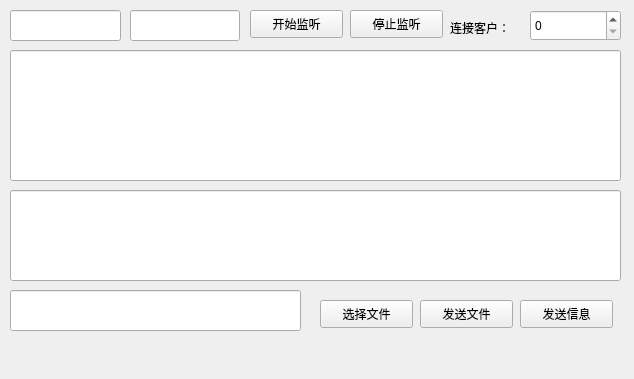
<?xml version="1.0" encoding="UTF-8"?>
<ui version="4.0">
 <class>Form11_Server</class>
 <widget class="QWidget" name="Form11_Server">
  <property name="geometry">
   <rect>
    <x>0</x>
    <y>0</y>
    <width>634</width>
    <height>379</height>
   </rect>
  </property>
  <property name="windowTitle">
   <string>QtWidgetsApplication</string>
  </property>
  <widget class="QWidget" name="centralWidget" native="true">
   <property name="geometry">
    <rect>
     <x>0</x>
     <y>0</y>
     <width>631</width>
     <height>341</height>
    </rect>
   </property>
   <widget class="QLineEdit" name="lineEdit">
    <property name="geometry">
     <rect>
      <x>10</x>
      <y>10</y>
      <width>111</width>
      <height>31</height>
     </rect>
    </property>
   </widget>
   <widget class="QLineEdit" name="lineEdit_2">
    <property name="geometry">
     <rect>
      <x>130</x>
      <y>10</y>
      <width>110</width>
      <height>31</height>
     </rect>
    </property>
   </widget>
   <widget class="QPushButton" name="pushButton">
    <property name="geometry">
     <rect>
      <x>250</x>
      <y>10</y>
      <width>93</width>
      <height>28</height>
     </rect>
    </property>
    <property name="text">
     <string>开始监听</string>
    </property>
   </widget>
   <widget class="QPushButton" name="pushButton_2">
    <property name="geometry">
     <rect>
      <x>350</x>
      <y>10</y>
      <width>93</width>
      <height>28</height>
     </rect>
    </property>
    <property name="text">
     <string>停止监听</string>
    </property>
   </widget>
   <widget class="QLabel" name="label">
    <property name="geometry">
     <rect>
      <x>450</x>
      <y>20</y>
      <width>72</width>
      <height>15</height>
     </rect>
    </property>
    <property name="text">
     <string>连接客户：</string>
    </property>
   </widget>
   <widget class="QSpinBox" name="spinBox">
    <property name="geometry">
     <rect>
      <x>530</x>
      <y>10</y>
      <width>91</width>
      <height>31</height>
     </rect>
    </property>
   </widget>
   <widget class="QLineEdit" name="lineEdit_3">
    <property name="geometry">
     <rect>
      <x>10</x>
      <y>50</y>
      <width>611</width>
      <height>131</height>
     </rect>
    </property>
   </widget>
   <widget class="QLineEdit" name="lineEdit_4">
    <property name="geometry">
     <rect>
      <x>10</x>
      <y>190</y>
      <width>611</width>
      <height>91</height>
     </rect>
    </property>
   </widget>
   <widget class="QLineEdit" name="lineEdit_5">
    <property name="geometry">
     <rect>
      <x>10</x>
      <y>290</y>
      <width>291</width>
      <height>41</height>
     </rect>
    </property>
   </widget>
   <widget class="QPushButton" name="pushButton_3">
    <property name="geometry">
     <rect>
      <x>320</x>
      <y>300</y>
      <width>93</width>
      <height>28</height>
     </rect>
    </property>
    <property name="text">
     <string>选择文件</string>
    </property>
   </widget>
   <widget class="QPushButton" name="pushButton_4">
    <property name="geometry">
     <rect>
      <x>420</x>
      <y>300</y>
      <width>93</width>
      <height>28</height>
     </rect>
    </property>
    <property name="text">
     <string>发送文件</string>
    </property>
   </widget>
   <widget class="QPushButton" name="pushButton_5">
    <property name="geometry">
     <rect>
      <x>520</x>
      <y>300</y>
      <width>93</width>
      <height>28</height>
     </rect>
    </property>
    <property name="text">
     <string>发送信息</string>
    </property>
   </widget>
  </widget>
  <widget class="QToolBar" name="mainToolBar">
   <property name="geometry">
    <rect>
     <x>0</x>
     <y>0</y>
     <width>8</width>
     <height>17</height>
    </rect>
   </property>
  </widget>
 </widget>
 <layoutdefault spacing="6" margin="11"/>
 <resources/>
 <connections/>
</ui>
